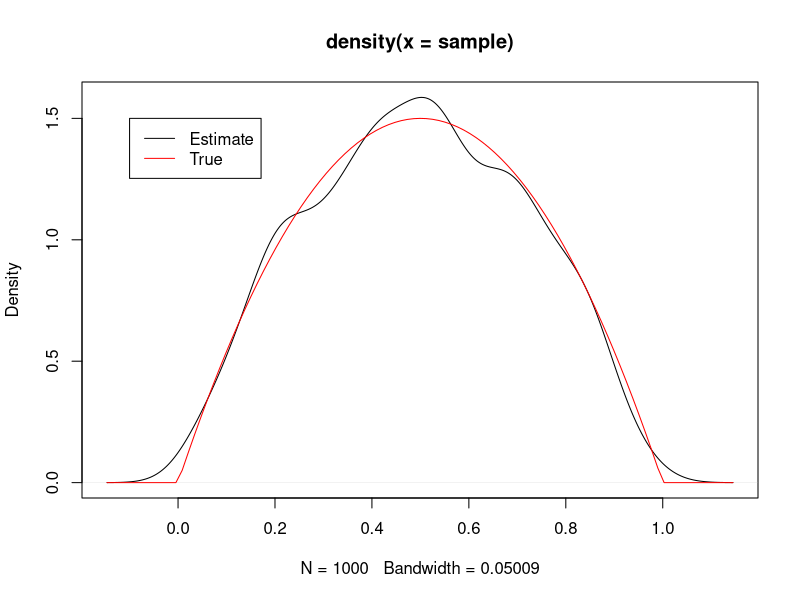
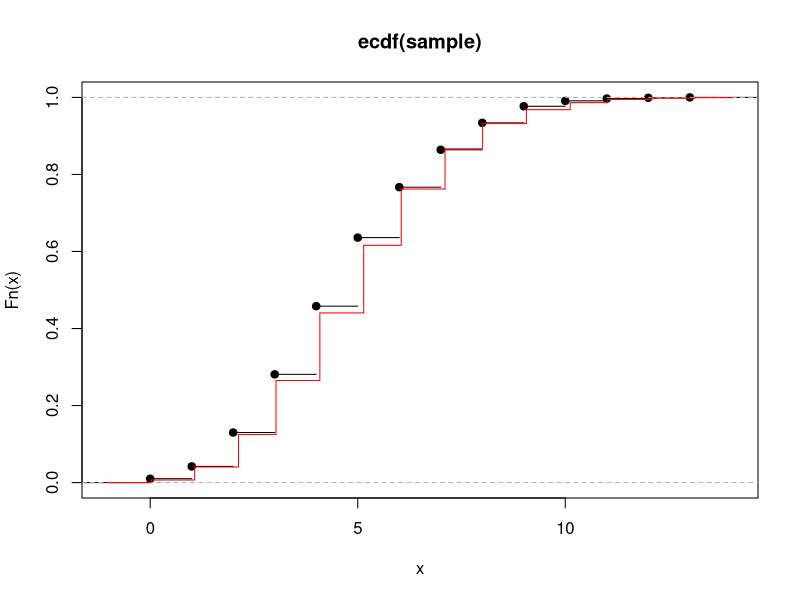

Recreate these plots in R, in order.
## ---- chunk 1
#| class-output: outputcode
#| eval: true
set.seed(42)
rnorm(5)
## ---- chunk 2
#| class-output: outputcode
#| eval: true
set.seed(42)
rbinom(5, 10, 0.5)
## ---- chunk 3
#| class-output: outputcode
#| eval: true
set.seed(42)
sample <- rbeta(1000, 2, 2)  # Generate B(2, 2)

plot(density(sample))
curve(dbeta(x, 2, 2), col = 'red', add = TRUE)
legend(
  -0.1, 1.5, lty = 1,
  legend = c("Estimate", "True"),
  col = c("black", "red")
)
## ---- chunk 4
#| class-output: outputcode
#| eval: true
set.seed(42)
sample <- rpois(1000, 5)  # Generate P(5)

plot(ecdf(sample))
curve(ppois(x, 5), col = 'red', type = 's', add = TRUE)
legend(
  -0.1, 1.5, lty = 1,
  legend = c("Estimate", "True"),
  col = c("black", "red")
)
